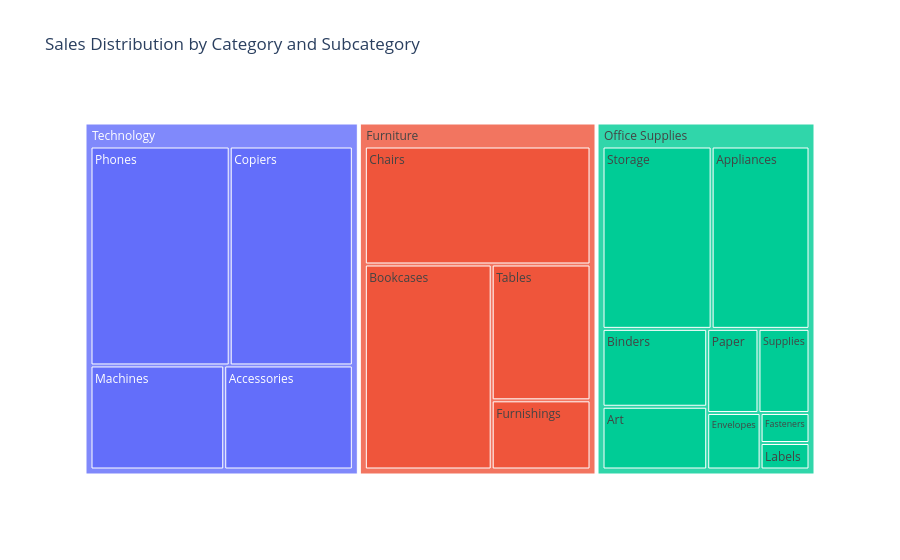

The cell this chart's notebook holds for it:
### Code cell
subcat_sales = df.groupby(["Category","Sub Category"])["Sales"].sum().reset_index()

fig = px.treemap(
    subcat_sales,
    path=["Category","Sub Category"],
    values="Sales",
    title="Sales Distribution by Category and Subcategory"
)

fig.show()

### Figure 1 — Plotly figure (JSON) as saved in the notebook; plotly's stock layout.template omitted (floating-point values rounded to 4 significant figures)
{"data": [{"branchvalues": "total", "domain": {"x": [0, 1], "y": [0, 1]}, "hovertemplate": "labels=%{label}<br>Sales=%{value}<br>parent=%{parent}<br>id=%{id}<extra></extra>", "ids": ["Furniture/Bookcases", "Furniture/Chairs", "Furniture/Furnishings", "Furniture/Tables", "Office Supplies/Appliances", "Office Supplies/Art", "Office Supplies/Binders", "Office Supplies/Envelopes", "Office Supplies/Fasteners", "Office Supplies/Labels", "Office Supplies/Paper", "Office Supplies/Storage", "Office Supplies/Supplies", "Technology/Accessories", "Technology/Copiers", "Technology/Machines", "Technology/Phones", "Furniture", "Office Supplies", "Technology"], "labels": ["Bookcases", "Chairs", "Furnishings", "Tables", "Appliances", "Art", "Binders", "Envelopes", "Fasteners", "Labels", "Paper", "Storage", "Supplies", "Accessories", "Copiers", "Machines", "Phones", "Furniture", "Office Supplies", "Technology"], "name": "", "parents": ["Furniture", "Furniture", "Furniture", "Furniture", "Office Supplies", "Office Supplies", "Office Supplies", "Office Supplies", "Office Supplies", "Office Supplies", "Office Supplies", "Office Supplies", "Office Supplies", "Technology", "Technology", "Technology", "Technology", "", "", ""], "type": "treemap", "values": [1467000.0, 1502000.0, 385600.0, 757000.0, 1011000.0, 372100.0, 461900.0, 170900.0, 83240.0, 73400.0, 244300.0, 1127000.0, 243100.0, 749200.0, 1509000.0, 779100.0, 1707000.0, 4111000.0, 3787000.0, 4745000.0]}], "layout": {"legend": {"tracegroupgap": 0}, "title": {"text": "Sales Distribution by Category and Subcategory"}}}
